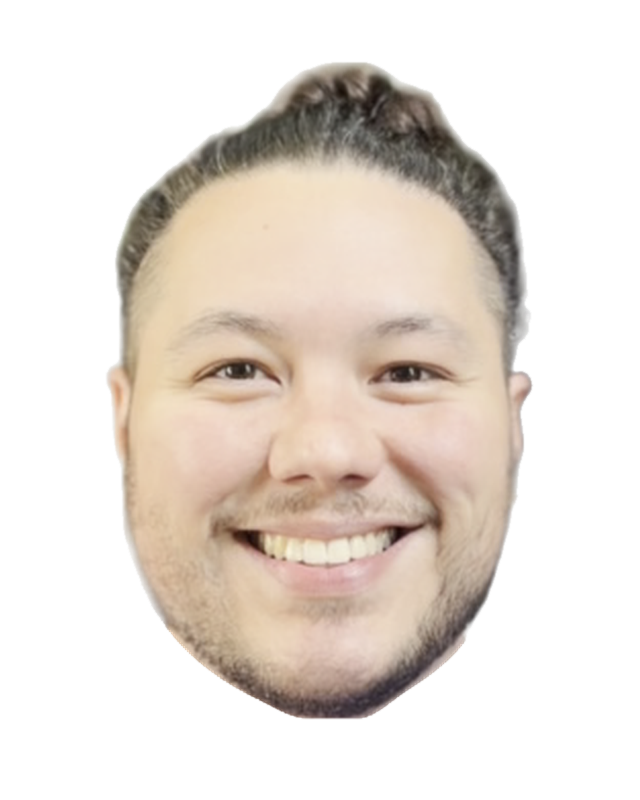
#> input picture assets/now/head-center.png, 640 x 800 px, given in place of upper-left.png, which was not available
$ python prepare_now_styles.py
#> lines starting #> are read from the running program, lines starting #| are printed output that depends on the picture; pictures that were not available may be replaced by others from this repository, and a replacement may not be noted
### scripts/edge_masks.py
"""Feather alpha inward, retaining the source RGB and avoiding background-colour halos."""
import numpy as np
from PIL import Image
from scipy.ndimage import distance_transform_edt


def feather_inward(image: Image.Image, width: float = 3.0) -> Image.Image:
    alpha=np.array(image.getchannel('A'),dtype=np.float32)
    distance=distance_transform_edt(np.pad(alpha>16,1))[1:-1,1:-1]
    t=np.clip((distance-.25)/width,0,1)
    weight=t*t*(3-2*t)
    result=image.copy()
    result.putalpha(Image.fromarray(np.round(alpha*weight).astype('uint8')))
    return result

### scripts/prepare_now_styles.py
"""Align the new-reference generated heads, retaining the matching existing styled hands."""
from pathlib import Path
import argparse, json, shutil
from PIL import Image, ImageDraw
from edge_masks import feather_inward
from prepare_oil import ORDER, review

ROOT=Path(__file__).resolve().parents[1]

def export(mode):
#> called with mode = 'pencil'
    folder=ROOT/f'work/generative/now-{mode}'
    output=ROOT/f'assets/now/{mode}';output.mkdir(parents=True,exist_ok=True)
    records=[]
    for name in ORDER:
        source=folder/f'{name}.png'
        rgba=Image.open(source).convert('RGBA')
#> rgba is the input picture: PIL image 640x800 RGBA; mean R, G, B, A 84.4, 75.6, 67.6, 105.7
        assert rgba.getchannel('A').getextrema()[0]==0, f'{source} needs transparency'
        bounds=rgba.getchannel('A').point(lambda a:255 if a>8 else 0).getbbox()
#> bounds = (105, 62, 533, 720)
        part=rgba.crop(bounds)
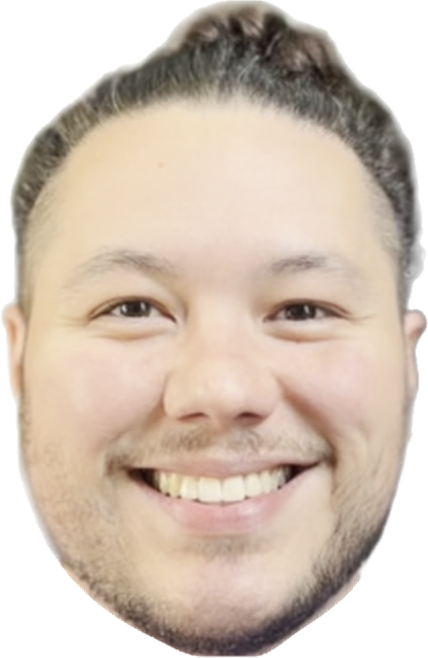
#> part: PIL image 428x658 RGBA; mean R, G, B, A 153.4, 137.3, 122.9, 192.2; transparent parts drawn white
        scale=min(660/part.height,520/part.width)
#> scale = 1
        part=part.resize((round(part.width*scale),round(part.height*scale)),Image.Resampling.LANCZOS)
#> part: PIL image 429x660 RGBA
        offset=((640-part.width)//2,720-part.height)
#> offset = (105, 60)
        canvas=Image.new('RGBA',(640,800));canvas.alpha_composite(part,offset)
#> after `canvas = Image.new('RGBA', (640, 800))`: canvas: PIL image 640x800 RGBA; every value is 0
        canvas=feather_inward(canvas,1.5)
#> in feather_inward, `alpha=np.array(image.getchannel('A'),dtype=np.float32)`:
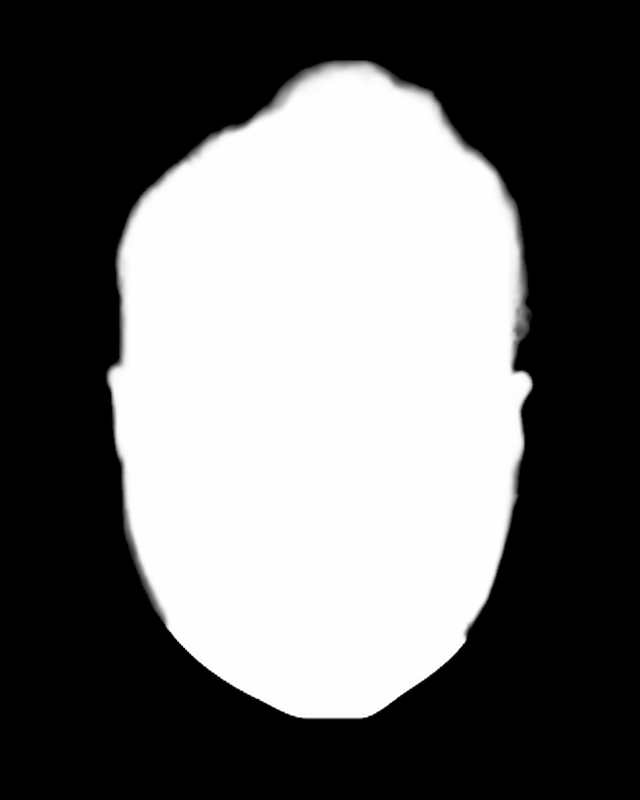
#> alpha: shape (800, 640) float32; min 0, max 255, mean 106.3
#> in feather_inward, `distance=distance_transform_edt(np.pad(alpha>16,1))[1:-1,1:-1]`:
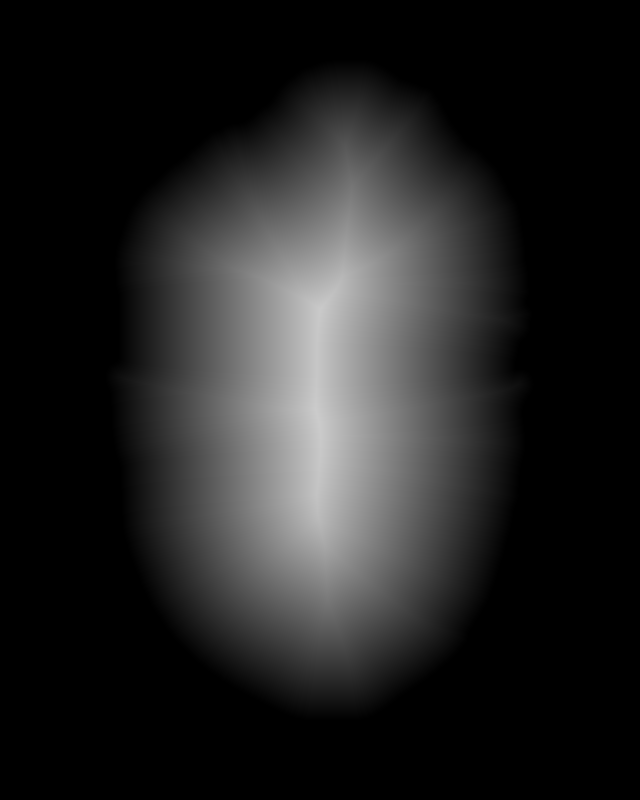
#> distance: shape (800, 640) float64; min 0, max 203.6, mean 34.2
#> in feather_inward, `t=np.clip((distance-.25)/width,0,1)`:
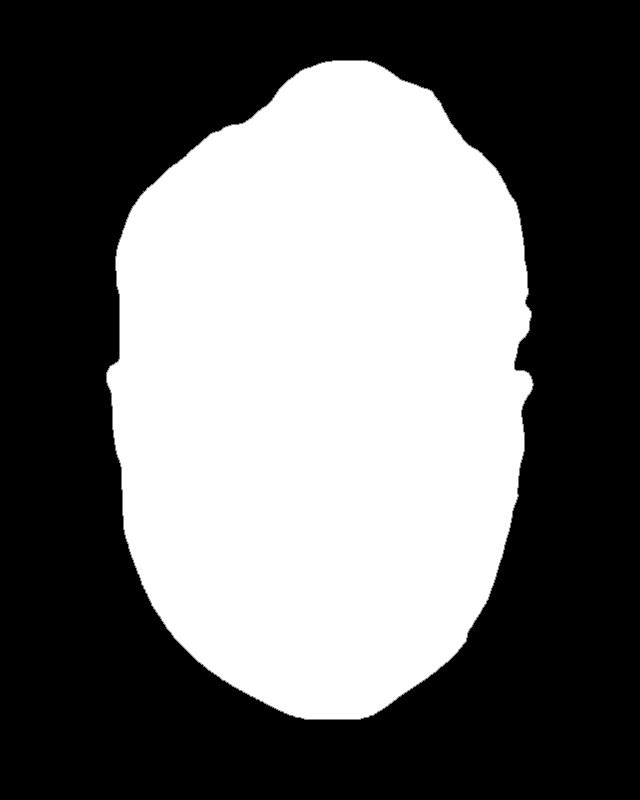
#> t: shape (800, 640) float64; min 0, max 1, mean 0.428
        file=f'now/{mode}/head-{name}.png';canvas.save(ROOT/'assets'/file,optimize=True)
        records.append({'id':name,'file':file,'kind':'generated','style':mode,'reference':'IMG_5003.mov',
            'poseReference':f'assets/now/head-{name}.png','source':str(source.relative_to(ROOT)),
            'canvas':[640,800],'sourceBounds':bounds,'scale':scale,'offset':offset,
            'featherPx':1.5,'alignment':'centered silhouette, chin baseline y=720'})
    path=ROOT/'assets/manifest.json';manifest=json.loads(path.read_text())
    key='now'+mode.title()+'Frames';manifest[key]=records
    now=manifest['references']['now']
    now.setdefault('styleSets',{'photos':{'headFrames':'nowFrames','hands':'hands','alternateHands':'alternateHands'}})
    now['styleSets'][mode]={'headFrames':key,'hands':mode+'Hands','opacity':.96 if mode=='watercolor' else 1}
    now['styles']=list(now['styleSets'])
    path.write_text(json.dumps(manifest,indent=2)+'\n')
    shutil.copytree(output,ROOT/f'demo/public/sprites/now/{mode}',dirs_exist_ok=True)
    shutil.copy2(path,ROOT/'demo/public/sprites/manifest.json')
    sources={}
    for p in folder.glob('*.source.json'):
        item=json.loads(p.read_text());sources[item['id']]=item['source']
    assert len(sources)==9
    (folder/'sources.json').write_text(json.dumps(sources,indent=2)+'\n')
    review(records,mode=f'now-{mode}')
    for theme,bg in [('light','#f5f2eb'),('dark','#1d2622'),('pattern','#e8eddf')]:
        composite=Image.new('RGB',(1200,1030),bg);draw=ImageDraw.Draw(composite)
        if theme=='pattern':
            for x in range(0,1200,64):draw.line((x,0,x,1030),fill='#95a487')
            for y in range(0,1030,64):draw.line((0,y,1200,y),fill='#95a487')
        items=[(output/'head-center.png',(576,720),(312,0))]
        for side,x,height in [('left',24,545),('right',828,492)]:
            items.append((ROOT/f'assets/{mode}/hand-{side}.png',(348,round(height*348/560)),(x,649)))
        for asset,size,offset in items:
            sprite=Image.open(asset).resize(size,Image.Resampling.LANCZOS)
            if mode=='watercolor':sprite.putalpha(sprite.getchannel('A').point(lambda a:round(a*.96)))
            composite.paste(sprite,offset,sprite)
        composite.save(ROOT/f'work/review/now-{mode}-portrait-{theme}.png')

if __name__=='__main__':
    parser=argparse.ArgumentParser();parser.add_argument('--mode',choices=['pencil','watercolor','all'],default='all')
    args=parser.parse_args()
#> (the run stopped early here; a loop or call above may not have finished)

$ run again, on assets/now/head-lower-right.png
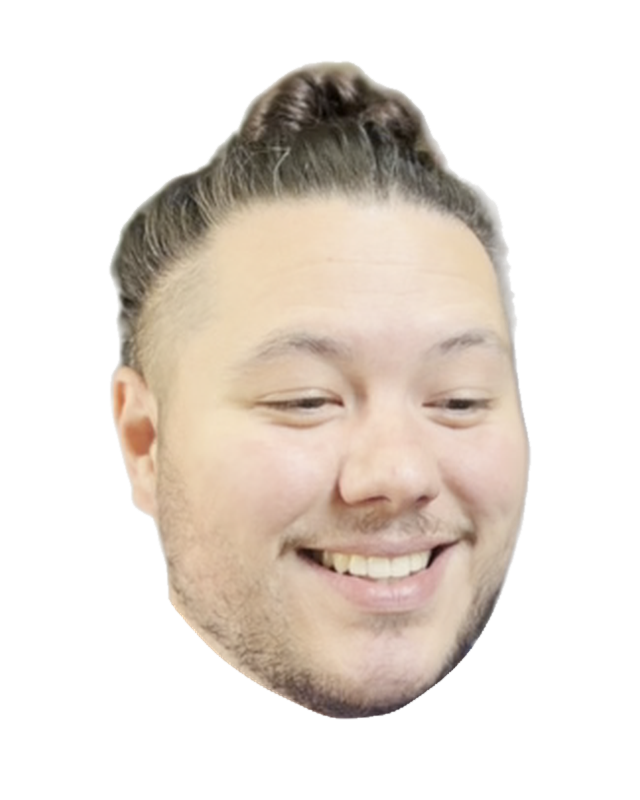
#> input picture assets/now/head-lower-right.png, 640 x 800 px, given in place of upper-left.png, which was not available
#> in export, rgba is the input picture: PIL image 640x800 RGBA; mean R, G, B, A 80.1, 71.6, 63.7, 101.6
#> bounds = (109, 61, 531, 720)
#> in export, `part=rgba.crop(bounds)`:
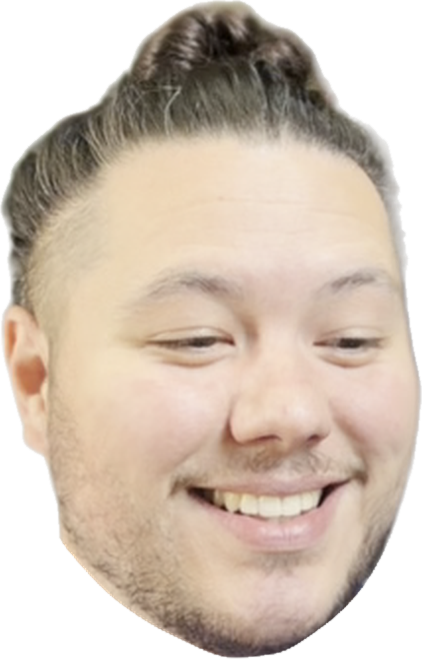
#> part: PIL image 422x659 RGBA; mean R, G, B, A 147.3, 131.7, 117.2, 187; transparent parts drawn white
#> canvas: PIL image 640x800 RGBA; every value is 0
#> in feather_inward, `t=np.clip((distance-.25)/width,0,1)`:
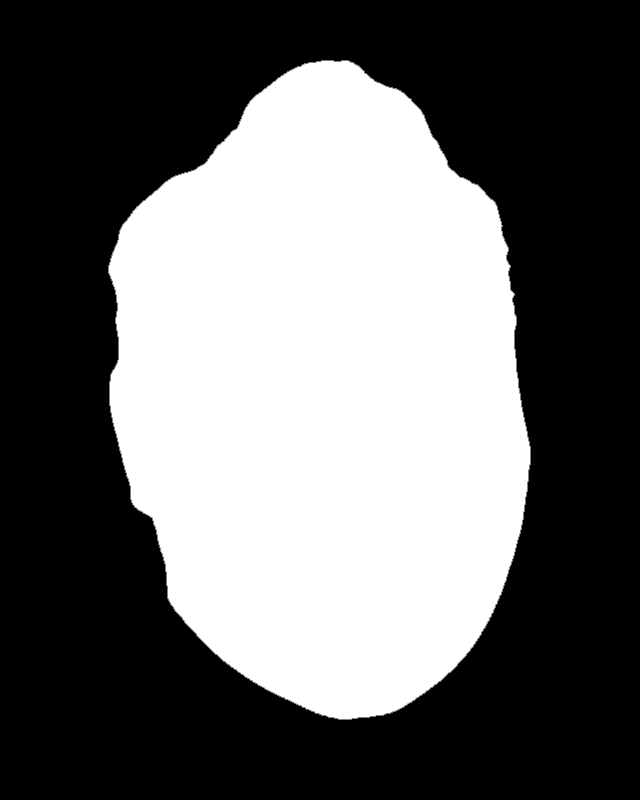
#> t: shape (800, 640) float64; min 0, max 1, mean 0.409

$ run again, on assets/now/head-right.png
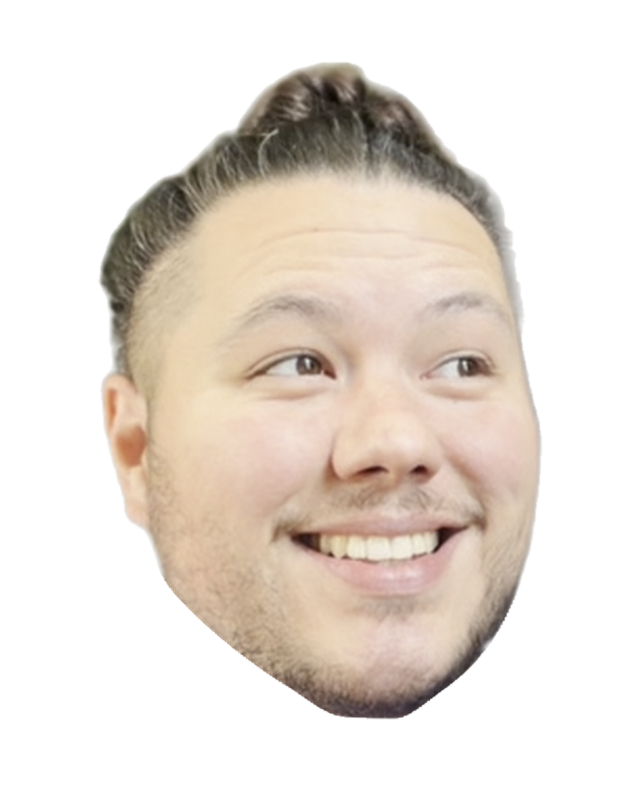
#> input picture assets/now/head-right.png, 640 x 800 px, given in place of upper-left.png, which was not available
#> in export, rgba is the input picture: PIL image 640x800 RGBA; mean R, G, B, A 85.1, 76.2, 67.8, 105.9
#> bounds = (98, 62, 542, 720)
#> in export, `part=rgba.crop(bounds)`:
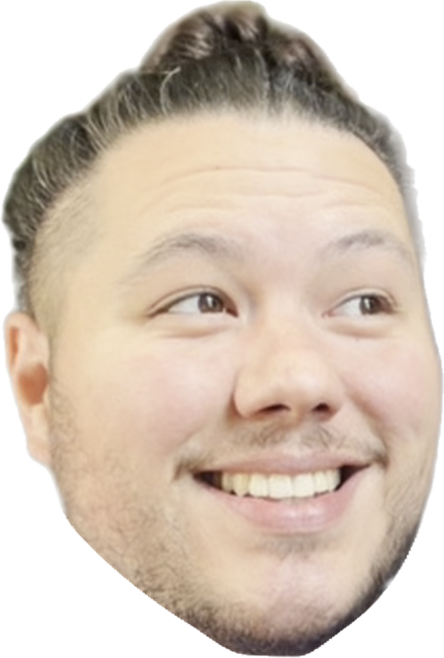
#> part: PIL image 444x658 RGBA; mean R, G, B, A 149.1, 133.4, 118.8, 185.6; transparent parts drawn white
#> canvas: PIL image 640x800 RGBA; every value is 0
#> in feather_inward, `t=np.clip((distance-.25)/width,0,1)`:
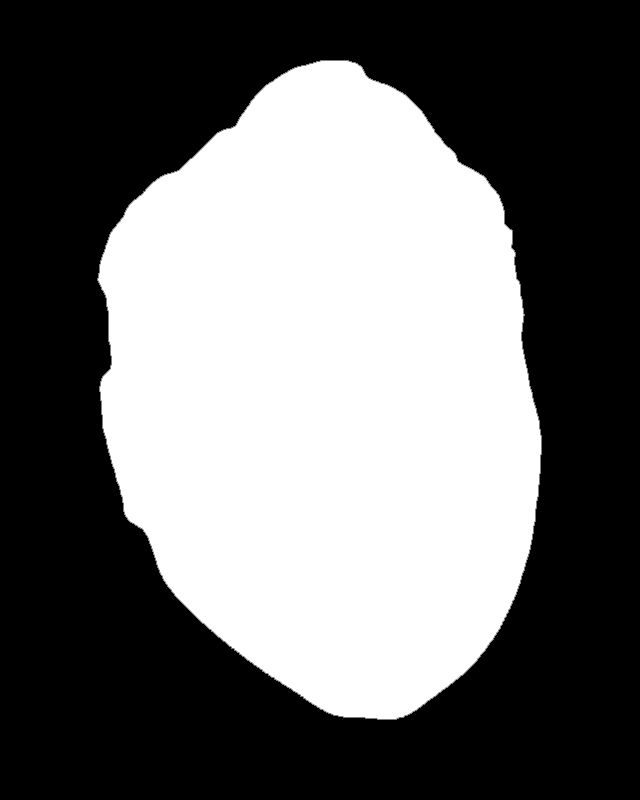
#> t: shape (800, 640) float64; min 0, max 1, mean 0.427

$ run again, on assets/now/head-up.png
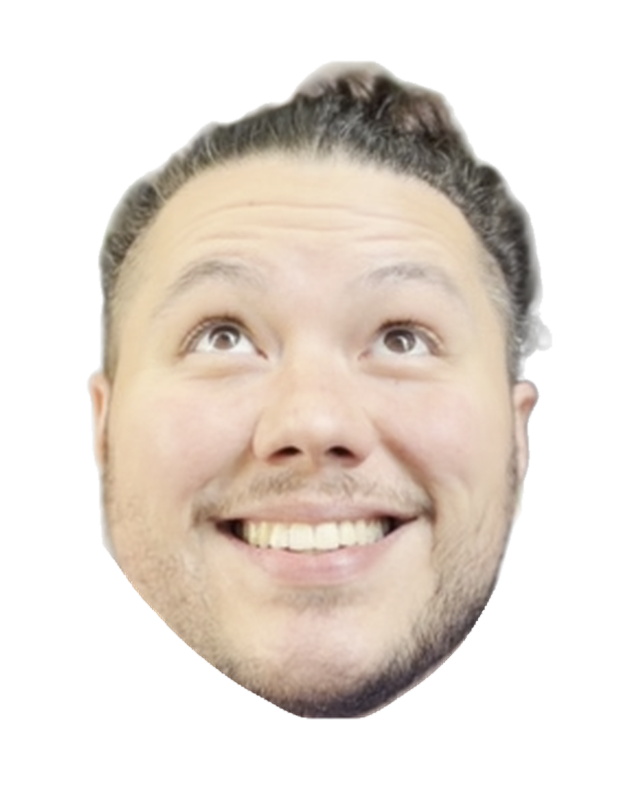
#> input picture assets/now/head-up.png, 640 x 800 px, given in place of upper-left.png, which was not available
#> in export, rgba is the input picture: PIL image 640x800 RGBA; mean R, G, B, A 90.4, 81.1, 72.8, 111.9
#> bounds = (86, 60, 552, 720)
#> in export, `part=rgba.crop(bounds)`:
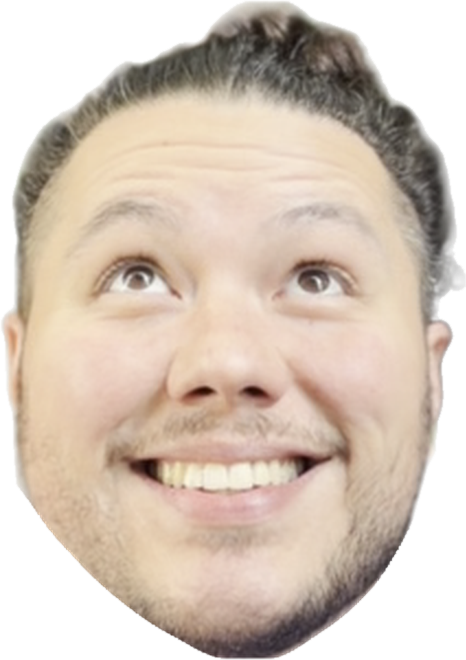
#> part: PIL image 466x660 RGBA; mean R, G, B, A 150.4, 135.1, 121.3, 186.2; transparent parts drawn white
#> canvas: PIL image 640x800 RGBA; every value is 0
#> in feather_inward, `t=np.clip((distance-.25)/width,0,1)`:
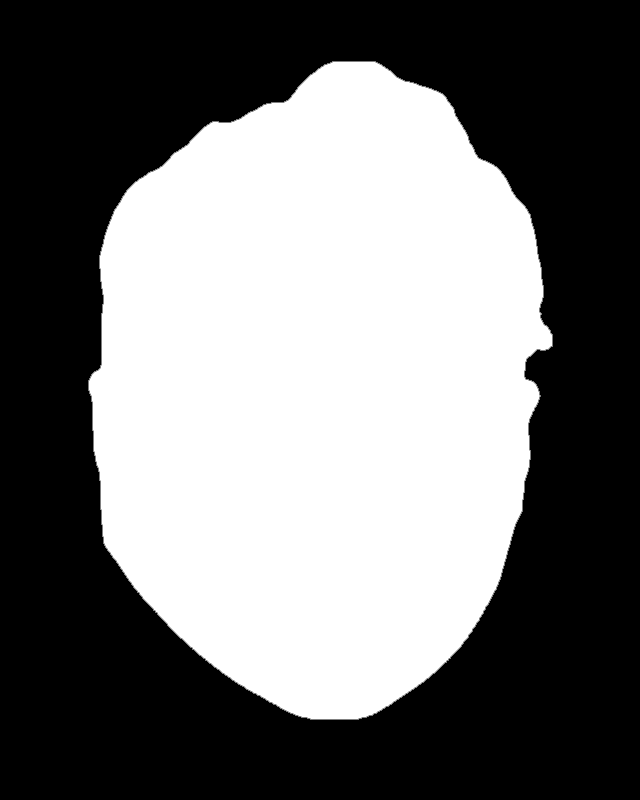
#> t: shape (800, 640) float64; min 0, max 1, mean 0.451
